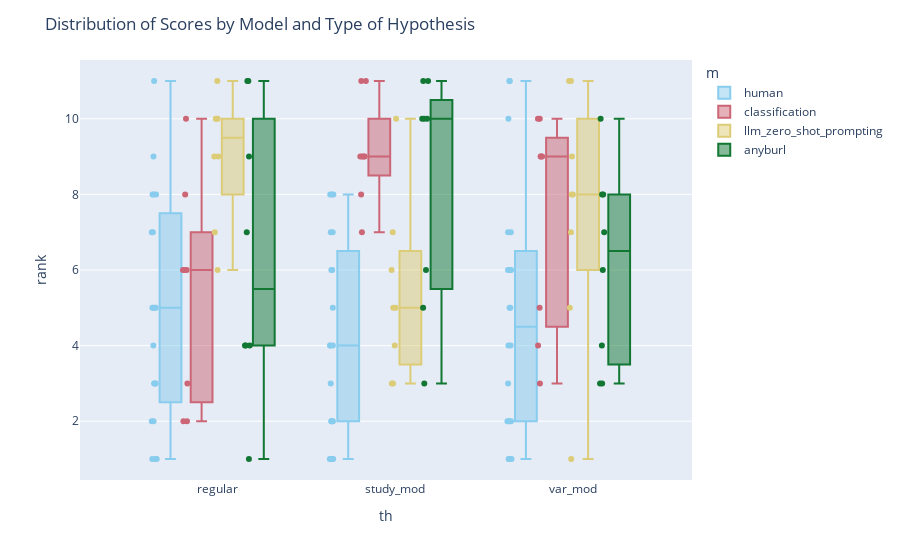

Notebook code cell kept with this figure:
### Code cell
color_palette = px.colors.qualitative.Safe
fig = px.box(comparison_h, x='th', y='rank', color='m', points='all',
             #labels={'Score': 'Scores', 'Model': 'Models', 'Type of Hypothesis': 'Type of Hypothesis'}
             color_discrete_sequence=color_palette
             )
fig.update_layout(title='Distribution of Scores by Model and Type of Hypothesis')
fig.write_image("../visualisations/user_studies_ai_human_h_ranks.pdf", format='pdf')
fig.show()

### Figure 1 — Plotly figure (JSON) as saved in the notebook; plotly's stock layout.template omitted (floating-point values rounded to 4 significant figures)
{"data": [{"alignmentgroup": "True", "boxpoints": "all", "hovertemplate": "m=human<br>th=%{x}<br>rank=%{y}<extra></extra>", "legendgroup": "human", "marker": {"color": "rgb(136, 204, 238)"}, "name": "human", "notched": false, "offsetgroup": "human", "orientation": "v", "showlegend": true, "type": "box", "x": ["regular", "regular", "regular", "regular", "regular", "regular", "regular", "regular", "regular", "regular", "regular", "regular", "regular", "regular", "regular", "regular", "regular", "regular", "regular", "regular", "study_mod", "study_mod", "study_mod", "study_mod", "study_mod", "study_mod", "study_mod", "study_mod", "study_mod", "study_mod", "study_mod", "study_mod", "study_mod", "study_mod", "study_mod", "study_mod", "study_mod", "study_mod", "study_mod", "study_mod", "var_mod", "var_mod", "var_mod", "var_mod", "var_mod", "var_mod", "var_mod", "var_mod", "var_mod", "var_mod", "var_mod", "var_mod", "var_mod", "var_mod", "var_mod", "var_mod", "var_mod", "var_mod", "var_mod", "var_mod"], "x0": " ", "xaxis": "x", "y": [7, 8, 2, 7, 8, 1, 11, 5, 5, 3, 9, 5, 8, 4, 3, 3, 5, 1, 1, 2, 8, 1, 2, 4, 6, 3, 4, 2, 1, 6, 8, 1, 1, 2, 2, 7, 5, 4, 7, 8, 7, 4, 6, 1, 2, 2, 11, 5, 1, 6, 11, 1, 10, 2, 2, 3, 6, 5, 4, 7], "y0": " ", "yaxis": "y"}, {"alignmentgroup": "True", "boxpoints": "all", "hovertemplate": "m=classification<br>th=%{x}<br>rank=%{y}<extra></extra>", "legendgroup": "classification", "marker": {"color": "rgb(204, 102, 119)"}, "name": "classification", "notched": false, "offsetgroup": "classification", "orientation": "v", "showlegend": true, "type": "box", "x": ["regular", "regular", "regular", "regular", "regular", "regular", "regular", "regular", "study_mod", "study_mod", "study_mod", "study_mod", "study_mod", "study_mod", "study_mod", "study_mod", "var_mod", "var_mod", "var_mod", "var_mod", "var_mod", "var_mod", "var_mod", "var_mod"], "x0": " ", "xaxis": "x", "y": [6, 10, 3, 2, 6, 8, 2, 6, 9, 9, 7, 8, 9, 9, 11, 11, 3, 9, 4, 10, 9, 10, 5, 9], "y0": " ", "yaxis": "y"}, {"alignmentgroup": "True", "boxpoints": "all", "hovertemplate": "m=llm_zero_shot_prompting<br>th=%{x}<br>rank=%{y}<extra></extra>", "legendgroup": "llm_zero_shot_prompting", "marker": {"color": "rgb(221, 204, 119)"}, "name": "llm_zero_shot_prompting", "notched": false, "offsetgroup": "llm_zero_shot_prompting", "orientation": "v", "showlegend": true, "type": "box", "x": ["regular", "regular", "regular", "regular", "regular", "regular", "regular", "regular", "study_mod", "study_mod", "study_mod", "study_mod", "study_mod", "study_mod", "study_mod", "study_mod", "var_mod", "var_mod", "var_mod", "var_mod", "var_mod", "var_mod", "var_mod", "var_mod"], "x0": " ", "xaxis": "x", "y": [9, 11, 10, 6, 7, 9, 10, 10, 10, 7, 3, 5, 3, 5, 4, 6, 9, 8, 5, 11, 1, 8, 7, 11], "y0": " ", "yaxis": "y"}, {"alignmentgroup": "True", "boxpoints": "all", "hovertemplate": "m=anyburl<br>th=%{x}<br>rank=%{y}<extra></extra>", "legendgroup": "anyburl", "marker": {"color": "rgb(17, 119, 51)"}, "name": "anyburl", "notched": false, "offsetgroup": "anyburl", "orientation": "v", "showlegend": true, "type": "box", "x": ["regular", "regular", "regular", "regular", "regular", "regular", "regular", "regular", "study_mod", "study_mod", "study_mod", "study_mod", "study_mod", "study_mod", "study_mod", "study_mod", "var_mod", "var_mod", "var_mod", "var_mod", "var_mod", "var_mod", "var_mod", "var_mod"], "x0": " ", "xaxis": "x", "y": [1, 9, 4, 4, 11, 11, 4, 7, 11, 10, 5, 11, 6, 3, 10, 10, 8, 3, 10, 7, 3, 4, 8, 6], "y0": " ", "yaxis": "y"}], "layout": {"boxmode": "group", "legend": {"title": {"text": "m"}, "tracegroupgap": 0}, "margin": {"t": 60}, "title": {"text": "Distribution of Scores by Model and Type of Hypothesis"}, "xaxis": {"anchor": "y", "domain": [0, 1], "title": {"text": "th"}}, "yaxis": {"anchor": "x", "domain": [0, 1], "title": {"text": "rank"}}}}
